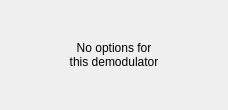
<?xml version="1.0" encoding="UTF-8"?>
<ui version="4.0">
 <class>CDemodOptions</class>
 <widget class="QDialog" name="CDemodOptions">
  <property name="geometry">
   <rect>
    <x>0</x>
    <y>0</y>
    <width>228</width>
    <height>110</height>
   </rect>
  </property>
  <property name="windowTitle">
   <string>Mode options</string>
  </property>
  <property name="windowIcon">
   <iconset resource="../../resources/icons.qrc">
    <normaloff>:/icons/icons/signal.svg</normaloff>:/icons/icons/signal.svg</iconset>
  </property>
  <layout class="QVBoxLayout" name="verticalLayout">
   <item>
    <widget class="QStackedWidget" name="demodOptions">
     <property name="minimumSize">
      <size>
       <width>0</width>
       <height>72</height>
      </size>
     </property>
     <property name="currentIndex">
      <number>0</number>
     </property>
     <widget class="QWidget" name="demodNoOpt">
      <layout class="QHBoxLayout" name="horizontalLayout">
       <item>
        <widget class="QLabel" name="label">
         <property name="text">
          <string>No options for
this demodulator</string>
         </property>
         <property name="alignment">
          <set>Qt::AlignCenter</set>
         </property>
        </widget>
       </item>
      </layout>
     </widget>
     <widget class="QWidget" name="demodFmOpt">
      <layout class="QVBoxLayout" name="verticalLayout_2">
       <item>
        <layout class="QFormLayout" name="pagedemodFormLayout2">
         <property name="fieldGrowthPolicy">
          <enum>QFormLayout::AllNonFixedFieldsGrow</enum>
         </property>
         <property name="labelAlignment">
          <set>Qt::AlignRight|Qt::AlignTrailing|Qt::AlignVCenter</set>
         </property>
         <property name="horizontalSpacing">
          <number>10</number>
         </property>
         <property name="verticalSpacing">
          <number>5</number>
         </property>
         <property name="leftMargin">
          <number>5</number>
         </property>
         <property name="rightMargin">
          <number>5</number>
         </property>
         <property name="bottomMargin">
          <number>5</number>
         </property>
         <item row="0" column="0">
          <widget class="QLabel" name="maxdevLabel">
           <property name="text">
            <string>Max dev</string>
           </property>
           <property name="alignment">
            <set>Qt::AlignRight|Qt::AlignTrailing|Qt::AlignVCenter</set>
           </property>
          </widget>
         </item>
         <item row="0" column="1">
          <widget class="QComboBox" name="maxdevSelector">
           <property name="sizePolicy">
            <sizepolicy hsizetype="Preferred" vsizetype="Minimum">
             <horstretch>0</horstretch>
             <verstretch>0</verstretch>
            </sizepolicy>
           </property>
           <property name="minimumSize">
            <size>
             <width>0</width>
             <height>24</height>
            </size>
           </property>
           <property name="toolTip">
            <string>Maximum FM deviation</string>
           </property>
           <property name="statusTip">
            <string>Maximum FM deviation</string>
           </property>
           <property name="currentIndex">
            <number>0</number>
           </property>
           <item>
            <property name="text">
             <string>Voice (2.5 kHz)</string>
            </property>
           </item>
           <item>
            <property name="text">
             <string>Voice (5 kHz)</string>
            </property>
           </item>
           <item>
            <property name="text">
             <string>APT (17 kHz)</string>
            </property>
           </item>
           <item>
            <property name="text">
             <string>APT (25 kHz)</string>
            </property>
           </item>
          </widget>
         </item>
         <item row="1" column="0">
          <widget class="QLabel" name="emphLabel">
           <property name="text">
            <string>Tau</string>
           </property>
           <property name="alignment">
            <set>Qt::AlignRight|Qt::AlignTrailing|Qt::AlignVCenter</set>
           </property>
          </widget>
         </item>
         <item row="1" column="1">
          <widget class="QComboBox" name="emphSelector">
           <property name="sizePolicy">
            <sizepolicy hsizetype="Preferred" vsizetype="Minimum">
             <horstretch>0</horstretch>
             <verstretch>0</verstretch>
            </sizepolicy>
           </property>
           <property name="minimumSize">
            <size>
             <width>0</width>
             <height>24</height>
            </size>
           </property>
           <property name="toolTip">
            <string>Time constant for the FM de-emphasis IIR filter.
For narrow band FM use 530 μs.
50 μs and 75 μs are used for broadcast FM depending on region.
For digital modes it is best to switch it off.</string>
           </property>
           <property name="statusTip">
            <string/>
           </property>
           <property name="editable">
            <bool>false</bool>
           </property>
           <property name="currentIndex">
            <number>3</number>
           </property>
           <item>
            <property name="text">
             <string>Off</string>
            </property>
           </item>
           <item>
            <property name="text">
             <string>25 μs</string>
            </property>
           </item>
           <item>
            <property name="text">
             <string>50 μs</string>
            </property>
           </item>
           <item>
            <property name="text">
             <string>75 μs</string>
            </property>
           </item>
           <item>
            <property name="text">
             <string>100 μs</string>
            </property>
           </item>
           <item>
            <property name="text">
             <string>250 μs</string>
            </property>
           </item>
           <item>
            <property name="text">
             <string>530 μs</string>
            </property>
           </item>
           <item>
            <property name="text">
             <string>1 ms</string>
            </property>
           </item>
          </widget>
         </item>
        </layout>
       </item>
      </layout>
     </widget>
     <widget class="QWidget" name="demodAmOpt">
      <layout class="QVBoxLayout" name="verticalLayout_3">
       <item>
        <widget class="QCheckBox" name="dcrCheckBox">
         <property name="toolTip">
          <string>Enable/disable DC removal.</string>
         </property>
         <property name="text">
          <string>DCR</string>
         </property>
         <property name="checked">
          <bool>true</bool>
         </property>
        </widget>
       </item>
      </layout>
     </widget>
     <widget class="QWidget" name="page">
      <widget class="QWidget" name="layoutWidget">
       <property name="geometry">
        <rect>
         <x>20</x>
         <y>30</y>
         <width>161</width>
         <height>29</height>
        </rect>
       </property>
       <layout class="QHBoxLayout" name="horizontalLayout_2">
        <item>
         <widget class="QLabel" name="label_2">
          <property name="text">
           <string>CW offset</string>
          </property>
         </widget>
        </item>
        <item>
         <widget class="QSpinBox" name="cwOffsetSpin">
          <property name="suffix">
           <string> Hz</string>
          </property>
          <property name="maximum">
           <number>2000</number>
          </property>
          <property name="value">
           <number>700</number>
          </property>
         </widget>
        </item>
       </layout>
      </widget>
     </widget>
     <widget class="QWidget" name="demodAmSyncOpt">
      <layout class="QVBoxLayout" name="verticalLayout_4">
       <item>
        <layout class="QFormLayout" name="pagedemodFormLayout3">
         <property name="fieldGrowthPolicy">
          <enum>QFormLayout::AllNonFixedFieldsGrow</enum>
         </property>
         <property name="labelAlignment">
          <set>Qt::AlignRight|Qt::AlignTrailing|Qt::AlignVCenter</set>
         </property>
         <property name="horizontalSpacing">
          <number>10</number>
         </property>
         <property name="verticalSpacing">
          <number>5</number>
         </property>
         <property name="leftMargin">
          <number>5</number>
         </property>
         <property name="rightMargin">
          <number>5</number>
         </property>
         <property name="bottomMargin">
          <number>5</number>
         </property>
         <item row="0" column="0">
          <widget class="QLabel" name="pllBwLabel">
           <property name="text">
            <string>PLL</string>
           </property>
           <property name="alignment">
            <set>Qt::AlignRight|Qt::AlignTrailing|Qt::AlignVCenter</set>
           </property>
          </widget>
         </item>
         <item row="0" column="1">
          <widget class="QComboBox" name="pllBwSelector">
           <property name="sizePolicy">
            <sizepolicy hsizetype="Preferred" vsizetype="Minimum">
             <horstretch>0</horstretch>
             <verstretch>0</verstretch>
            </sizepolicy>
           </property>
           <property name="minimumSize">
            <size>
             <width>0</width>
             <height>24</height>
            </size>
           </property>
           <property name="toolTip">
            <string>Carrier tracking PLL. Weak, noisy or fading signals may
benefit from a slower PLL. A slower PLL will take longer
to react to changes in the carrier frequency however.</string>
           </property>
           <property name="statusTip">
            <string/>
           </property>
           <property name="currentIndex">
            <number>1</number>
           </property>
           <item>
            <property name="text">
             <string>Fast</string>
            </property>
           </item>
           <item>
            <property name="text">
             <string>Medium</string>
            </property>
           </item>
           <item>
            <property name="text">
             <string>Slow</string>
            </property>
           </item>
          </widget>
         </item>
         <item row="1" column="0">
          <widget class="QCheckBox" name="syncdcrCheckBox">
           <property name="toolTip">
            <string>Enable/disable DC removal.</string>
           </property>
           <property name="text">
            <string>DCR</string>
           </property>
           <property name="checked">
            <bool>true</bool>
           </property>
          </widget>
         </item>
        </layout>
       </item>
      </layout>
     </widget>
     <widget class="QWidget" name="demodNrsc5Opt">
      <layout class="QVBoxLayout" name="verticalLayout_7">
       <item>
        <layout class="QFormLayout" name="formLayout">
         <item row="0" column="0">
          <widget class="QLabel" name="programLabel">
           <property name="text">
            <string>Program</string>
           </property>
          </widget>
         </item>
         <item row="0" column="1">
          <widget class="QComboBox" name="programSelector">
           <item>
            <property name="text">
             <string>HD-1</string>
            </property>
           </item>
           <item>
            <property name="text">
             <string>HD-2</string>
            </property>
           </item>
           <item>
            <property name="text">
             <string>HD-3</string>
            </property>
           </item>
           <item>
            <property name="text">
             <string>HD-4</string>
            </property>
           </item>
          </widget>
         </item>
        </layout>
       </item>
      </layout>
     </widget>
    </widget>
   </item>
  </layout>
 </widget>
 <resources>
  <include location="../../resources/icons.qrc"/>
 </resources>
 <connections/>
</ui>
